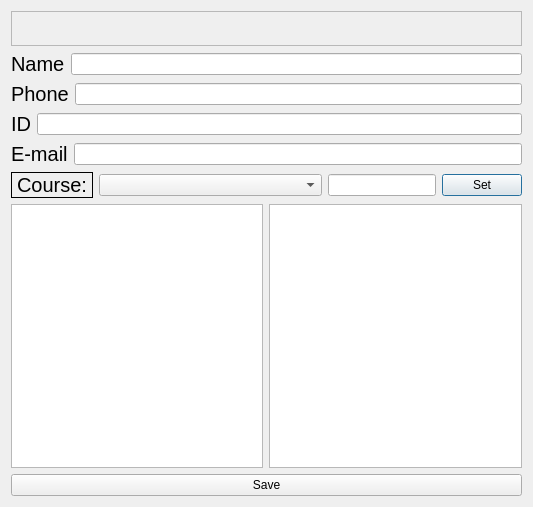
<?xml version="1.0" encoding="UTF-8"?>
<ui version="4.0">
 <class>StudentEditPage</class>
 <widget class="QDialog" name="StudentEditPage">
  <property name="geometry">
   <rect>
    <x>0</x>
    <y>0</y>
    <width>533</width>
    <height>507</height>
   </rect>
  </property>
  <property name="windowTitle">
   <string>Dialog</string>
  </property>
  <layout class="QVBoxLayout" name="verticalLayout_2">
   <item>
    <widget class="QLabel" name="FLNameLabel">
     <property name="font">
      <font>
       <pointsize>22</pointsize>
      </font>
     </property>
     <property name="frameShape">
      <enum>QFrame::StyledPanel</enum>
     </property>
     <property name="text">
      <string/>
     </property>
    </widget>
   </item>
   <item>
    <layout class="QHBoxLayout" name="horizontalLayout" stretch="0,0">
     <item>
      <widget class="QLabel" name="label_3">
       <property name="font">
        <font>
         <pointsize>15</pointsize>
        </font>
       </property>
       <property name="frameShape">
        <enum>QFrame::NoFrame</enum>
       </property>
       <property name="text">
        <string>Name</string>
       </property>
      </widget>
     </item>
     <item>
      <widget class="QLineEdit" name="nameLineEdit"/>
     </item>
    </layout>
   </item>
   <item>
    <layout class="QHBoxLayout" name="horizontalLayout_5" stretch="0,0">
     <item>
      <widget class="QLabel" name="label_16">
       <property name="font">
        <font>
         <pointsize>15</pointsize>
        </font>
       </property>
       <property name="frameShape">
        <enum>QFrame::NoFrame</enum>
       </property>
       <property name="text">
        <string>Phone</string>
       </property>
      </widget>
     </item>
     <item>
      <widget class="QLineEdit" name="phoneLineEdit"/>
     </item>
    </layout>
   </item>
   <item>
    <layout class="QHBoxLayout" name="horizontalLayout_7" stretch="0,0">
     <item>
      <widget class="QLabel" name="label_18">
       <property name="font">
        <font>
         <pointsize>15</pointsize>
        </font>
       </property>
       <property name="frameShape">
        <enum>QFrame::NoFrame</enum>
       </property>
       <property name="text">
        <string>ID</string>
       </property>
      </widget>
     </item>
     <item>
      <widget class="QLineEdit" name="idLineEdit"/>
     </item>
    </layout>
   </item>
   <item>
    <layout class="QHBoxLayout" name="horizontalLayout_3" stretch="0,0">
     <item>
      <widget class="QLabel" name="label_12">
       <property name="font">
        <font>
         <pointsize>15</pointsize>
        </font>
       </property>
       <property name="frameShape">
        <enum>QFrame::NoFrame</enum>
       </property>
       <property name="text">
        <string>E-mail</string>
       </property>
      </widget>
     </item>
     <item>
      <widget class="QLineEdit" name="emailLineEdit"/>
     </item>
    </layout>
   </item>
   <item>
    <layout class="QHBoxLayout" name="horizontalLayout_2" stretch="0,2,0,0">
     <item>
      <widget class="QLabel" name="label_6">
       <property name="font">
        <font>
         <pointsize>15</pointsize>
        </font>
       </property>
       <property name="frameShape">
        <enum>QFrame::Box</enum>
       </property>
       <property name="text">
        <string>Course:</string>
       </property>
      </widget>
     </item>
     <item>
      <widget class="QComboBox" name="courseComboBox"/>
     </item>
     <item>
      <widget class="QLineEdit" name="gradeLineEdit"/>
     </item>
     <item>
      <widget class="QPushButton" name="setPushButton">
       <property name="text">
        <string>Set</string>
       </property>
      </widget>
     </item>
    </layout>
   </item>
   <item>
    <layout class="QHBoxLayout" name="horizontalLayout_4">
     <item>
      <widget class="QTableWidget" name="allCoursesTable"/>
     </item>
     <item>
      <layout class="QVBoxLayout" name="verticalLayout">
       <item>
        <widget class="QTableWidget" name="studentCoursesTable">
         <property name="sortingEnabled">
          <bool>true</bool>
         </property>
        </widget>
       </item>
      </layout>
     </item>
    </layout>
   </item>
   <item>
    <widget class="QPushButton" name="savePushButton">
     <property name="text">
      <string>Save</string>
     </property>
    </widget>
   </item>
  </layout>
 </widget>
 <resources/>
 <connections/>
</ui>
